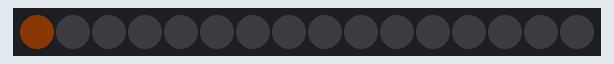
This sketch was run on a simulated Arduino Uno, built with avr-gcc and run on an emulated ATmega328P. Parts: 16 RGB LEDs in strip order, left to right. Dim RGB values are drawn brighter than linear.

Above: at 0.01 s.
At 4.96 s:
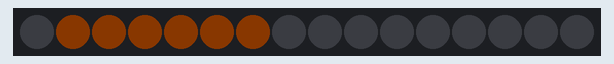
At 9.92 s:
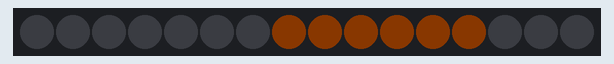
At 19.84 s:
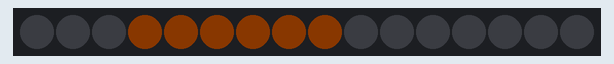
At 29.75 s:
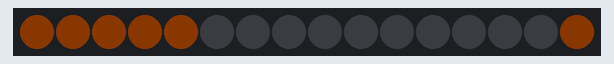
At 39.81 s:
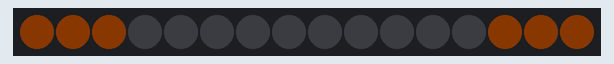

The sketch:

ws2812.ino
```cpp
#include <Adafruit_NeoPixel.h>

#define PIN 10

#define NUM_LEDS 16

#define BRIGHTNESS 10

Adafruit_NeoPixel pixels = Adafruit_NeoPixel(NUM_LEDS, PIN, NEO_GRB + NEO_KHZ800);
// NeoPixel Ring simple sketch (c) 2013 Shae Erisson
// released under the GPLv3 license to match the rest of the AdaFruit NeoPixel library

int delayval = 70; // delay for half a second

void setup() {
  pixels.setBrightness(BRIGHTNESS);
  pixels.begin(); // This initializes the NeoPixel library.
}

void loop() {

  // For a set of NeoPixels the first NeoPixel is 0, second is 1, all the way up to the count of pixels minus one.
  for (int i = 0; i < NUM_LEDS; i++) {

    // pixels.Color takes RGB values, from 0,0,0 up to 255,255,255
    pixels.setPixelColor(i, pixels.Color(255, 100, 0)); //yellow

    loopLeds(i,6);


    pixels.show(); // This sends the updated pixel color to the hardware.
    delay(delayval); // Delay for a period of time (in milliseconds).
  }

  //brighten();
  //darker();

  //  pixels.clear();
  //  pixels.show();

  //  delay(2000);
  //  pixels.setBrightness(BRIGHTNESS);
}

void loopLeds(int i,int numLedsOn) {
  if ( i > numLedsOn - 1 ) {
    pixels.setPixelColor(i - numLedsOn, 0); //turn off led
  } else {
    pixels.setPixelColor(NUM_LEDS - numLedsOn + i, 0); //turn off led
  }
}
void brighten() {
  int brightness = pixels.getBrightness();
  for (int i = brightness; i < 100; i++) {
    // always call setPixelColor before update brightness
    for (int j = 0; j < pixels.numPixels(); j++) {
      pixels.setPixelColor(j, pixels.Color(255, 100, 0)); //yellow
    }
    pixels.setBrightness(i);
    pixels.show();
    delay(20);
  }
}


void darker() {
  for (int i = 99; i > BRIGHTNESS; --i) {
    for (int j = 0; j < pixels.numPixels(); j++) {
      pixels.setPixelColor(j, pixels.Color(255, 100, 0)); //yellow
    }
    pixels.setBrightness(i);
    pixels.show();
    delay(20);
  }
}
```
